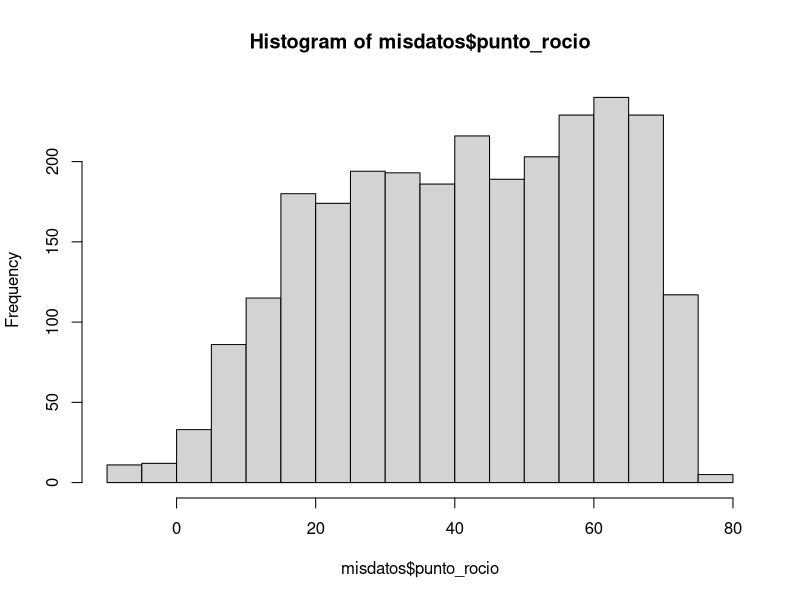
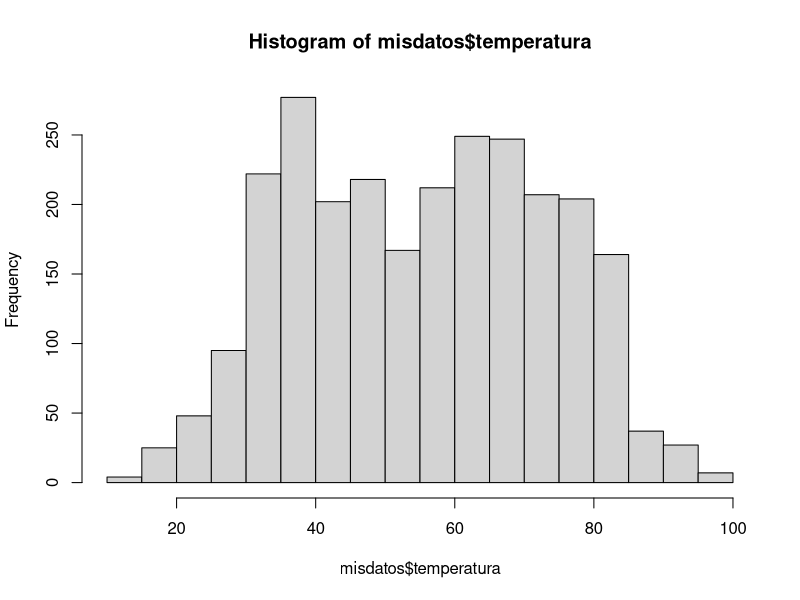
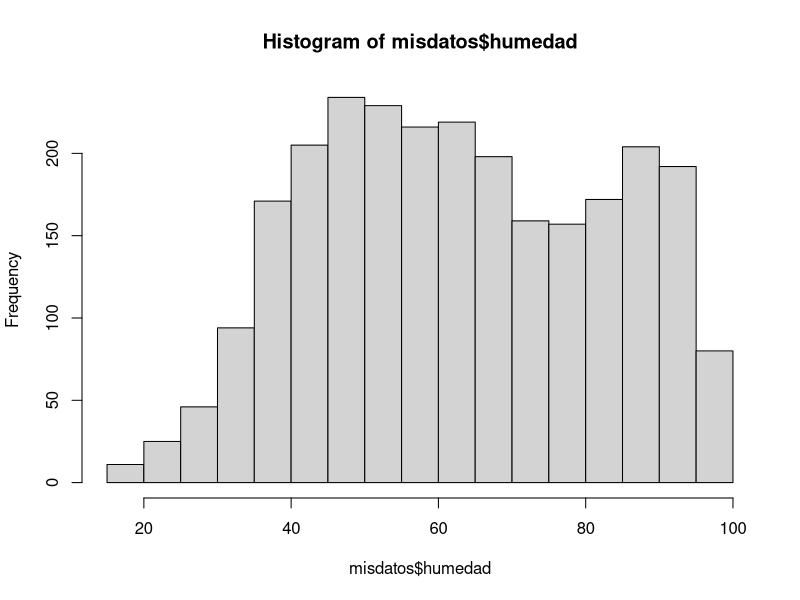
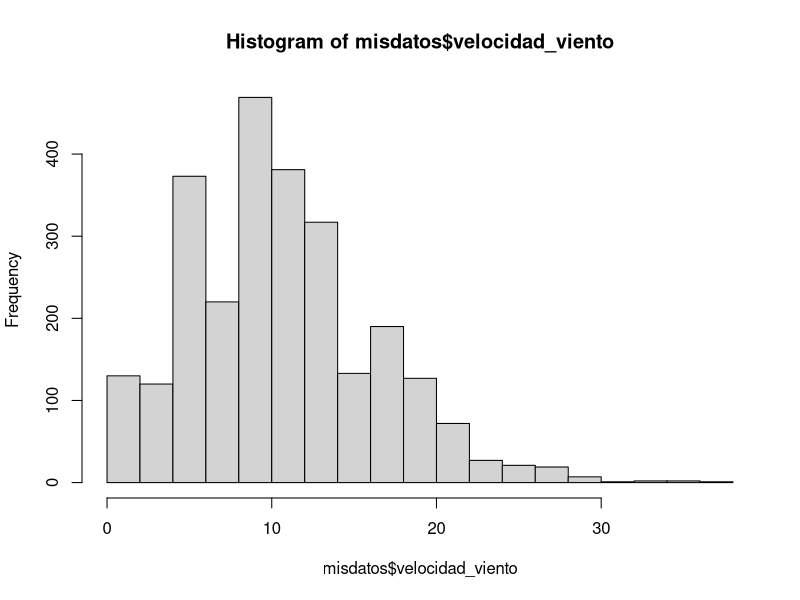

The R script that drew these images, in order:
#' ---
#' title: "Solemne 1, parte R. Pauta de corrección."
#' author: Ricardo Mayer
#' ---
#'


#' Comentario general: Una parte de los objetivos es aprender el uso de R, aunque el objetivo 
#' principal sigue siendo *hacer estadística correctamente* usando R. Por esa razón el uso de 
#' de las funciones adecuadas recibe *algo* de puntaje (típicamente un cuarto del puntaje), aunque no estén correctamente empleadas en 
#' el contexto del problema planteado. En la próxima evaluación probablemnete ya no 
#' no habrá puntaje asignado por usar incorrectamente la función correcta.
#' 

#' 1. Use la función read_excel para cargar los datos que se encuentran en el archivo excel
#'  datos_ie.xlsx
#'  

# Esta parte no tiene puntaje porque estaba resuelta en el enunciado.
library(readxl)

misdatos <- read_excel("datos_ie.xlsx")


#' 2. Para la variable "velocidad_viento", que es una de las columnas de los datos 
#' que acaba de cargar, encuentre lo siguiente:
#' 2.1 el cuantil 0.025 (2 pto)
#' 2.2 la mediana  (2 pto)
#' 2.3 el cuantil 0.975 (2 pto)
#' Nota la función quantile es la que calcula cuantiles de un vector. Por ejemplo si el vector se llama x y
#' queremos calcular el cuantil 37 escribiremos en R quantile(x, 0.37)

vel <- misdatos$velocidad_viento
vq025 <- quantile(vel, 0.025)  # 2 puntos
vq500 <- quantile(vel, 0.5) # 2 puntos
vq975 <- quantile(vel, 0.975) # 2 puntos

c(vq025, vq500, vq975)

# Notas para la correción:
# - no es necesario que la consola muestre los valores, sólo calcularlos
# - no es necesario guardar los resultados en objetos (i.e. usar <- )
# - aunque la función quantile fue sugerida para poder responder correctamente, el enunciado 
# no lo obliga a usarla. Por ejemplo en el caso de la mediana, es posible obtenerla
# usando la función summary. Eso no tiene penalizacion
# - Usar la función quantile, con el percentil correcto, pero
# sin usar el vector correcto (misdatos$velocidad_viento) recibe 0.5 puntos
# - Usar la función quantile con el vector correcto pero pero un error en el percentil, 
# recibe 1 punto (es más grave equivocarse de variable que en la característica de la variable)
 


#' 3. Para la variable "temperatura" compute lo siguiente
#' 3.1 la media  (2 pto)
#' 3.2 la desviación estandar (2 pto)
#' 3.3 la cantidad de observaciones (n) (2 pto)
#' 3.4 la desviación estandar, dividida por la raíz de n (2 pto)


tem <- misdatos$temperatura 
tmu <- mean(tem) # 2 puntos
tsd <- sd(tem) # 2 puntos
n <- length(tem) # 2 puntos
tsdn <- tsd/sqrt(n) # 2 puntos

c(tmu, tsd, n, tsdn)

# Notas para la correción:
# - no es necesario que la consola muestre los valores, sólo calcularlos
# - no es necesario guardar los resultados en objetos (i.e. usar <- )
# - Para cada item, equivocarse de vector o variabel (misdatos$velocidad_viento) recibe 0.5 puntos
# - En 3.3 si su método revela solo indirectamente la cantidad de observaciones, recibe 0.5 puntos
#  Por ejemplo: imprimir todos los valores y ver cuantos valores se imprimen o leer en Environment cuantas filas tiene la base de datos.
# - En 3.4 puede recibir todo el puntaje si el resultado es correcto, aunque haya recibido 0.5 puntos en 3.3




#' 4. Grafique los histogramas de estas cuatro variables: temperatura, humedad,
#' punto_rocio y velocidad_viento. Puede usar cualquier función y paquete de R 
#' que grafique histogramas (4 puntos)

hist(misdatos$punto_rocio, breaks = 21) # 1 punto 
hist(misdatos$temperatura, breaks = 21) # 1 punto
hist(misdatos$humedad, breaks = 21) # 1 punto
hist(misdatos$velocidad_viento, breaks = 21) # 1 punto

# Notas para la correción:
# - no importa el paquete/funcion espefico usado para graficar el histograma
# - no importa el numero de clases (breaks) usados
# - en cualquier item, si se equivoca de variable recibe 0.25 puntos



#' 5. Use el comando pnorm, para encontrar la probabilidad de que una variable aleatoria normal
#' estándard esté entre -1 y 1.2, es decir, encontrar P(-1 <= z <= 1.2)
#' Nota, el comando pnorm asume por defecto que nuestra normal es estándar. (2 puntos)

pnorm(-1)
pnorm(1.2)
pnorm(1.2) - pnorm(-1)   # 2 puntos , ver notas para la corrección

# Notas para la correción:
# - En este caso sí es obligatorio usar el comando pnorm
# - pnorm(-1) y pnorm(1.2) por separado otorgan 0.5 puntos cada uno
# - para recibir el puntaje completo es necesario que calculen la diferencia pnorm(1.2) - pnorm(-1)


#' **Procedimiento para pedir recorreción**:
#' Si Ud. encuentra algún error en el puntaje asignado según esta pauta, puede solicitar una reevaluación de la siguiente manera:
#' 
#' - Tome el script que usted escribió durante la solemne y asigne, como comentarios
#' en el script, los puntos que usted considere adecuado *de acuerdo a la pauta de corrección*.
#' - Calcule el puntaje total y compárelo con el puntaje que obtuvo en esta corrección.
#' - Si ambos puntajes difieren, envíe un correo a su profesor, adjuntando su script con su propia corrección.
#' 
